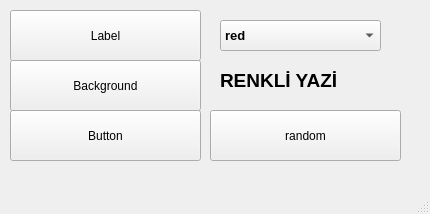
<?xml version="1.0" encoding="UTF-8"?>
<ui version="4.0">
 <class>MainWindow</class>
 <widget class="QMainWindow" name="MainWindow">
  <property name="geometry">
   <rect>
    <x>0</x>
    <y>0</y>
    <width>430</width>
    <height>214</height>
   </rect>
  </property>
  <property name="windowTitle">
   <string>MainWindow</string>
  </property>
  <widget class="QWidget" name="centralwidget">
   <widget class="QPushButton" name="pushButton">
    <property name="geometry">
     <rect>
      <x>10</x>
      <y>10</y>
      <width>191</width>
      <height>51</height>
     </rect>
    </property>
    <property name="text">
     <string>Label</string>
    </property>
   </widget>
   <widget class="QComboBox" name="comboBox">
    <property name="geometry">
     <rect>
      <x>220</x>
      <y>20</y>
      <width>161</width>
      <height>31</height>
     </rect>
    </property>
    <property name="font">
     <font>
      <pointsize>10</pointsize>
      <weight>75</weight>
      <bold>true</bold>
     </font>
    </property>
    <item>
     <property name="text">
      <string>red</string>
     </property>
    </item>
    <item>
     <property name="text">
      <string>teal</string>
     </property>
    </item>
    <item>
     <property name="text">
      <string>lightthema</string>
     </property>
    </item>
    <item>
     <property name="text">
      <string>darkthema</string>
     </property>
    </item>
    <item>
     <property name="text">
      <string>blue</string>
     </property>
    </item>
    <item>
     <property name="text">
      <string>orange</string>
     </property>
    </item>
    <item>
     <property name="text">
      <string>white</string>
     </property>
    </item>
    <item>
     <property name="text">
      <string>green</string>
     </property>
    </item>
    <item>
     <property name="text">
      <string>black</string>
     </property>
    </item>
    <item>
     <property name="text">
      <string>lightgreen</string>
     </property>
    </item>
    <item>
     <property name="text">
      <string>brown</string>
     </property>
    </item>
    <item>
     <property name="text">
      <string>pink</string>
     </property>
    </item>
    <item>
     <property name="text">
      <string>purple</string>
     </property>
    </item>
    <item>
     <property name="text">
      <string>yellow</string>
     </property>
    </item>
    <item>
     <property name="text">
      <string>cyan</string>
     </property>
    </item>
   </widget>
   <widget class="QLabel" name="label">
    <property name="geometry">
     <rect>
      <x>220</x>
      <y>50</y>
      <width>171</width>
      <height>61</height>
     </rect>
    </property>
    <property name="font">
     <font>
      <pointsize>14</pointsize>
      <weight>75</weight>
      <bold>true</bold>
     </font>
    </property>
    <property name="text">
     <string>RENKLİ YAZİ</string>
    </property>
   </widget>
   <widget class="QPushButton" name="pushButton_2">
    <property name="geometry">
     <rect>
      <x>10</x>
      <y>60</y>
      <width>191</width>
      <height>51</height>
     </rect>
    </property>
    <property name="text">
     <string>Background</string>
    </property>
   </widget>
   <widget class="QPushButton" name="pushButton_3">
    <property name="geometry">
     <rect>
      <x>10</x>
      <y>110</y>
      <width>191</width>
      <height>51</height>
     </rect>
    </property>
    <property name="text">
     <string>Button</string>
    </property>
   </widget>
   <widget class="QPushButton" name="pushButton_4">
    <property name="geometry">
     <rect>
      <x>210</x>
      <y>110</y>
      <width>191</width>
      <height>51</height>
     </rect>
    </property>
    <property name="text">
     <string>random</string>
    </property>
   </widget>
  </widget>
  <widget class="QMenuBar" name="menubar">
   <property name="geometry">
    <rect>
     <x>0</x>
     <y>0</y>
     <width>430</width>
     <height>26</height>
    </rect>
   </property>
  </widget>
  <widget class="QStatusBar" name="statusbar"/>
 </widget>
 <resources/>
 <connections/>
</ui>
